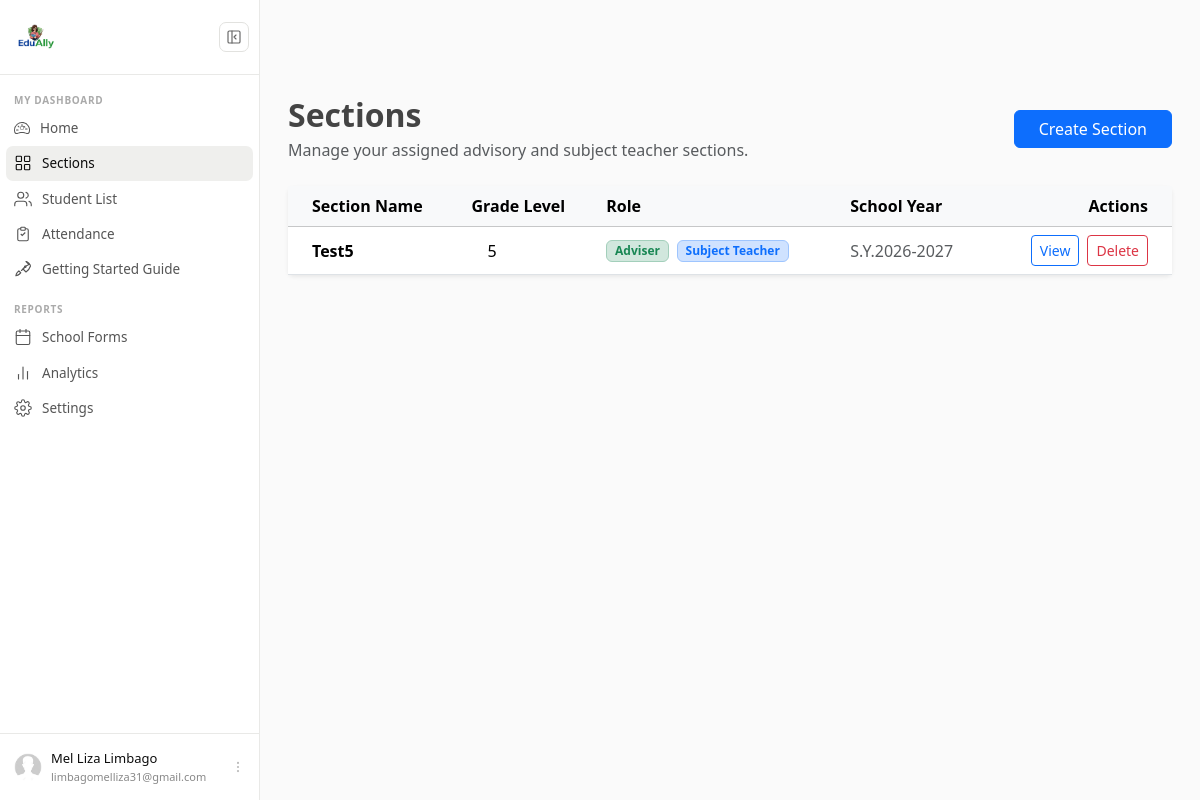
Before: /section/ (signed in) with the older database file.
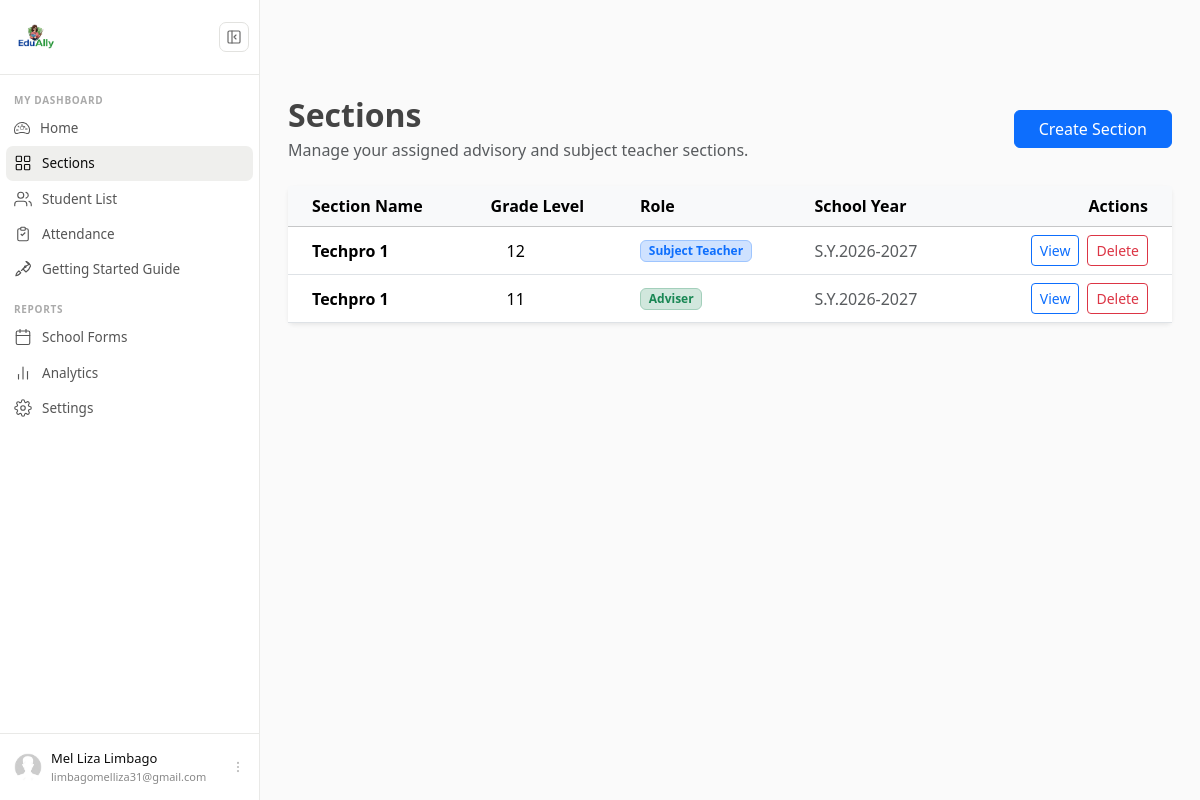
After: the same page with the newer database file.
### users/models.py (models this page shows, shortened)
class Profile(models.Model):
    user = models.OneToOneField(User, on_delete=models.CASCADE)
    image = models.ImageField(default='default.jpg', upload_to='profile_pics')
    middle_name = models.CharField(max_length=150, blank=True)
    has_seen_guide = models.BooleanField(default=False)

### sections/models.py (models this page shows, shortened)
class Section(models.Model):
    adviser = models.ForeignKey(User, on_delete=models.CASCADE)
    name = models.CharField(max_length=20, null=True)
    grade_level = models.CharField(max_length=2,choices=GRADE_LEVEL_CHOICES,null=True,blank=True)
    class_type = models.CharField(max_length=100, choices=CLASS_TYPE_CHOICES, default='JHS',null=True)
    is_adviser = models.BooleanField(default=True)
    is_subject_teacher = models.BooleanField(default=False)
    school_name=models.CharField(max_length=100, verbose_name="School Name")
    school_id=models.CharField(max_length=50, verbose_name="School ID")
    principal_name = models.CharField(max_length=100, null=True, verbose_name="Principal Name", help_text="for SF9 purposes")
    region = models.CharField(max_length=150)
    division = models.CharField(max_length=150)
    school_year = models.ForeignKey(schoolYear,on_delete=models.CASCADE, limit_choices_to= {'is_active':True}, default='S.Y. 2026-2027')

### schoolYear/models.py (models this page shows)
class schoolYear(models.Model):
    name = models.CharField(unique=True,max_length=150)
    start_date = models.DateField()
    end_date = models.DateField()
    is_active = models.BooleanField(default=True, verbose_name="Active Status")
    def __str__(self):
        return self.name

### sections/views.py (the view)
# urls.py: path('', SectionListView.as_view(),name='section-home'),
class SectionListView(LoginRequiredMixin, ListView):
    model = Section
    template_name = 'sections/section_home.html'
    context_object_name = 'sections'
    paginate_by = 8
    def get_queryset(self):
        return Section.objects.filter(adviser=self.request.user)

### attendance/context_processors.py (called while the page is built, shortened)
def attendance_alerts(request):
    if not request.user.is_authenticated:
        return {}
    today = datetime.date.today()
    unrecorded_count = 0
    adviser_sections = Section.objects.filter(
        adviser=request.user,
        is_adviser=True
    )
    for section in adviser_sections:
        has_students = Enrollment.objects.filter(
            section=section
        ).exists()
    return {
        'unrecorded_count': unrecorded_count
    }

### sections/templates/sections/section_home.html (shortened to what this page needs)
{% extends 'users/base.html' %}
{% block content %}
<div class="container mt-5">
    <div class="d-flex flex-column flex-md-row justify-content-between align-items-md-center gap-3 mb-4">
        <div>
            <h2 class="fw-bold mb-1">Sections</h2>
            <p class="text-muted mb-0">
                Manage your assigned advisory and subject teacher sections.
            </p>
        </div>
        <form method="post" action="{% url 'section-create' %}">
            <button type="submit" class="btn btn-primary px-4">
                Create Section
            </button>
        </form>
    </div>
    {% if sections %}
        <div class="card shadow-sm border-0">
            <div class="card-body p-0">
                <div class="table-responsive">
                    <table class="table table-hover align-middle mb-0">
                        <thead class="table-light">
                            <tr>
                                <th scope="col" class="ps-4">Section Name</th>
                                <th scope="col">Grade Level</th>
                                <th scope="col">Role</th>
                                <th scope="col">School Year</th>
                                <th scope="col" class="text-end pe-4">Actions</th>
                            </tr>
                        </thead>
                        <tbody>
                            {% for section in sections %}
                                <tr>
                                    <td class="ps-4 fw-semibold">
                                        {{ section.name }}
                                    </td>
                                    <td class="ps-4">
                                        {{ section.grade_level }}
                                    </td>
                                    <td>
                                        <div class="d-flex flex-wrap gap-2">
                                            {% if section.is_adviser %}
                                                <span class="badge bg-success-subtle text-success border border-success-subtle">
                                                    Adviser
                                                </span>
                                            {% endif %}
                                            {% if section.is_subject_teacher %}
                                                <span class="badge bg-primary-subtle text-primary border border-primary-subtle">
                                                    Subject Teacher
                                                </span>
                                            {% endif %}
                                        </div>
                                    </td>
                                    <td>
                                        <span class="text-muted">
                                            {{ section.school_year }}
                                        </span>
                                    </td>
                                    <td class="text-end pe-4">
                                        <div class="d-flex justify-content-end gap-2">
                                            <a href="{% url 'section-detail' section.id %}"
                                               class="btn btn-sm btn-outline-primary">
                                                View
                                            </a>
                                            <a href="{% url 'section-delete' section.id %}"
                                               class="btn btn-sm btn-outline-danger">
                                                Delete
                                            </a>
                                        </div>
                                    </td>
                                </tr>
                            {% endfor %}
                        </tbody>
                    </table>
                </div>
            </div>
        </div>
    {% endif %}
</div>
{% endblock %}

### users/templates/users/base.html (shortened to what this page needs)
{% load static %}
<!DOCTYPE html>
<html>
    <head>
        <link href="https://cdn.jsdelivr.net/npm/bootstrap@5.3.8/dist/css/bootstrap.min.css" rel="stylesheet">
        <link rel="stylesheet" type="text/css" href="{% static 'users/main.css' %}">
        <link rel="stylesheet" href="{% static 'css/sidebar.css' %}">
        <link rel="stylesheet" href="https://cdn.jsdelivr.net/npm/flatpickr/dist/flatpickr.min.css">
    </head>
    <body>
        <div class="d-flex" id="wrapper">
            {% include 'partials/_sidebar.html' %}
            <div id="page-content-wrapper" class="flex-grow-1 overflow-auto">
                <div id="messages" class="p-3">
                </div>
                <div class="container-fluid p-3">
                    {% block content %}{% endblock %}
                </div>
            </div>
        </div>
    </body>
</html>

### users/templates/partials/_sidebar.html (shortened to what this page needs)
{% load static %}
{% if user.is_authenticated %}
<div id="cs-sidebar">
  <div class="cs-top">
    <div class="cs-brand">
      <span class="cs-brand-name"><a class="navbar-brand d-flex" href="/">
        <img src="/media/logo.png" alt="Logo" class="me-2" style="height: 50px; width: auto;">
      </a></span>
    </div>
    <button class="cs-toggle-btn" id="cs-toggle" type="button" aria-label="Toggle sidebar">
      <svg width="16" height="16" viewBox="0 0 24 24" fill="none" stroke="currentColor" stroke-width="1.75" stroke-linecap="round" stroke-linejoin="round">
        <rect x="3" y="3" width="18" height="18" rx="2"/>
        <path d="M9 3v18"/>
        <path class="cs-arrow" d="M15 9l-3 3 3 3"/>
      </svg>
    </button>
  </div>
  <nav class="cs-nav">
    <div class="cs-section-label">MY DASHBOARD</div>
    <ul>
      <li>
          <a class="cs-link
              "
            href="{% url 'dashboard' %}">
              <span class="cs-label">
                  Home
              </span>
          </a>
      </li>
      <li>
        <a class="cs-link {% if request.resolver_match.url_name == 'section-home' %}active{% endif %}"
           href="{% url 'section-home' %}">
          <span class="cs-label">Sections</span>
        </a>
      </li>
      <li>
        <a class="cs-link {% if request.resolver_match.url_name == 'student-home' %}active{% endif %}"
           href="{% url 'student-home' %}">
          <svg class="cs-icon" viewBox="0 0 24 24" fill="none" stroke="currentColor" stroke-width="1.5" stroke-linecap="round" stroke-linejoin="round" aria-hidden="true">
            <path d="M17 21v-2a4 4 0 0 0-4-4H5a4 4 0 0 0-4 4v2"/>
            <circle cx="9" cy="7" r="4"/>
            <path d="M23 21v-2a4 4 0 0 0-3-3.87M16 3.13a4 4 0 0 1 0 7.75"/>
          </svg>
          <span class="cs-label">Student List</span>
        </a>
      </li>
      <li>
        <a class="cs-link
            "
          href="{% url 'attendance-sections' %}">
            <svg class="cs-icon" viewBox="0 0 24 24" fill="none"
                stroke="currentColor" stroke-width="1.5">
                <path d="M9 5H7a2 2 0 0 0-2 2v12a2 2 0 0 0 2 2h10
                        a2 2 0 0 0 2-2V7a2 2 0 0 0-2-2h-2"/>
                <rect x="9" y="3" width="6" height="4" rx="1"/>
                <path d="M9 12l2 2 4-4"/>
            </svg>
            <span class="cs-label">
                Attendance
            </span>
        </a>
    </li>
      <li>
        <a class="cs-link" href="{% url 'getting-started' %}">
          <span class="cs-label">Getting Started Guide </span>
        </a>
      </li>
    </ul>
    <div class="cs-section-label">REPORTS</div>
    <ul>
      <li>
        <a class="cs-link" href="{% url 'coming-soon' %}?feature=School Forms&progress=45">
          <span class="cs-label">School Forms</span>
        </a>
      </li>
      <li>
        <a class="cs-link" href="{% url 'coming-soon' %}?feature=Analytics&progress=30">
          <svg class="cs-icon" viewBox="0 0 24 24" fill="none" stroke="currentColor" stroke-width="1.5" stroke-linecap="round" stroke-linejoin="round" aria-hidden="true">
            <line x1="18" y1="20" x2="18" y2="10"/>
            <line x1="12" y1="20" x2="12" y2="4"/>
            <line x1="6" y1="20" x2="6" y2="14"/>
          </svg>
          <span class="cs-label">Analytics</span>
        </a>
      </li>
      <li>
        <a class="cs-link {% if request.resolver_match.url_name == 'profile' %}active{% endif %}"
           href="{% url 'profile' %}">
          <span class="cs-label">Settings</span>
        </a>
      </li>
    </ul>
  </nav>
  <div class="cs-footer">
    <div class="dropup">
      <button class="cs-user-btn" type="button" data-bs-toggle="dropdown" aria-expanded="false">
        <img class="cs-avatar" src="{{ user.profile.image.url }}" alt="{{ user.get_full_name }}">
        <div class="cs-user-info">
          <div class="cs-user-name">{{ user.first_name }} {{ user.last_name }}</div>
          <div class="cs-user-email">{{ user.email }}</div>
        </div>
        <svg class="cs-dots" width="14" height="14" viewBox="0 0 24 24" fill="none" stroke="currentColor" stroke-width="1.75" stroke-linecap="round" aria-hidden="true">
          <circle cx="12" cy="5" r="1"/><circle cx="12" cy="12" r="1"/><circle cx="12" cy="19" r="1"/>
        </svg>
      </button>
    </div>
  </div>
</div>
{% endif %}

### users/templates/partials/_pagination.html (shortened to what this page needs)
{% load static %}

### users/static/users/main.css (style rules this page uses)
body { background: #fafafa; color: #333333; }
.container { margin-top:2rem; }
h1, h2, h3, h4, h5, h6 { color: #444444; }
ul { margin: 0; }

### users/static/css/sidebar.css (style rules this page uses)
#cs-sidebar *, #cs-sidebar *::before, #cs-sidebar *::after { box-sizing: border-box; }
#cs-sidebar { width: 260px; min-width: 260px; height: 100vh; position: sticky; top: 0; background: #fff; border-right: 1px solid #e9e9e7; display: flex; flex-direction: column; transition: width 0.25s cubic-bezier(0.4,0,0.2,1), min-width 0.25s cubic-bezier(0.4,0,0.2,1); overflow: hidden; z-index: 100; flex-shrink: 0; }
.cs-top { display: flex; align-items: center; justify-content: space-between; gap: 8px; padding: 12px 10px; border-bottom: 1px solid #e9e9e7; min-height: 54px; }
.cs-brand { display: flex; align-items: center; gap: 9px; overflow: hidden; min-width: 0; }
.cs-brand-name { font-size: 14px; font-weight: 600; color: #0d0d0d; white-space: nowrap; opacity: 1; transition: opacity 0.15s; }
.cs-toggle-btn { width: 30px; height: 30px; min-width: 30px; padding: 0; background: transparent; border: 1px solid #e2e2df; border-radius: 7px; display: flex; align-items: center; justify-content: center; cursor: pointer; color: #666; transition: background 0.12s; }
.cs-nav { flex: 1; overflow-y: auto; overflow-x: hidden; padding: 8px 6px 4px; }
.cs-nav ul { list-style: none; padding: 0; margin: 0 0 6px; }
.cs-section-label { padding: 10px 8px 3px; font-size: 10px; font-weight: 600; letter-spacing: 0.07em; color: #aaa; white-space: nowrap; overflow: hidden; transition: opacity 0.15s, height 0.25s, padding 0.25s; }
.cs-link { display: flex; align-items: center; gap: 10px; padding: 7px 8px; border-radius: 7px; text-decoration: none; color: #555; font-size: 13.5px; font-weight: 400; white-space: nowrap; overflow: hidden; transition: background 0.1s, color 0.1s; position: relative; margin-bottom: 1px; }
.cs-link.active { background: #efefed; color: #0d0d0d; font-weight: 500; }
.cs-icon { width: 18px; height: 18px; min-width: 18px; flex-shrink: 0; }
.cs-label { flex: 1; overflow: hidden; text-overflow: ellipsis; display: flex; align-items: center; gap: 6px; opacity: 1; transition: opacity 0.15s; }
.cs-footer { border-top: 1px solid #e9e9e7; padding: 8px 6px; }
.cs-user-btn { display: flex; align-items: center; gap: 9px; padding: 7px 8px; border-radius: 7px; width: 100%; background: transparent; border: none; cursor: pointer; overflow: hidden; transition: background 0.12s; text-align: left; }
.cs-avatar { width: 28px !important; height: 28px !important; min-width: 28px !important; border-radius: 50% !important; object-fit: cover !important; flex-shrink: 0 !important; display: block !important; }
.cs-user-info { flex: 1; overflow: hidden; min-width: 0; opacity: 1; transition: opacity 0.15s; }
.cs-user-name { font-size: 13px; font-weight: 500; color: #0d0d0d; white-space: nowrap; overflow: hidden; text-overflow: ellipsis; }
.cs-user-email { font-size: 11px; color: #888; white-space: nowrap; overflow: hidden; text-overflow: ellipsis; }
.cs-dots { flex-shrink: 0; color: #bbb; opacity: 1; transition: opacity 0.15s; }
#wrapper { min-height: 100vh; align-items: stretch; }
#page-content-wrapper { min-width: 0; width: 100%; }

Changed rows visible on the page:
removed Section: name "Test5", grade_level "5", is_adviser "Adviser", is_subject_teacher "Subject Teacher", school_year "S.Y.2026-2027"
added Section: name "Techpro 1", grade_level "12", is_subject_teacher "Subject Teacher", school_year "S.Y.2026-2027"
added Section: name "Techpro 1", grade_level "11", is_adviser "Adviser", school_year "S.Y.2026-2027"
